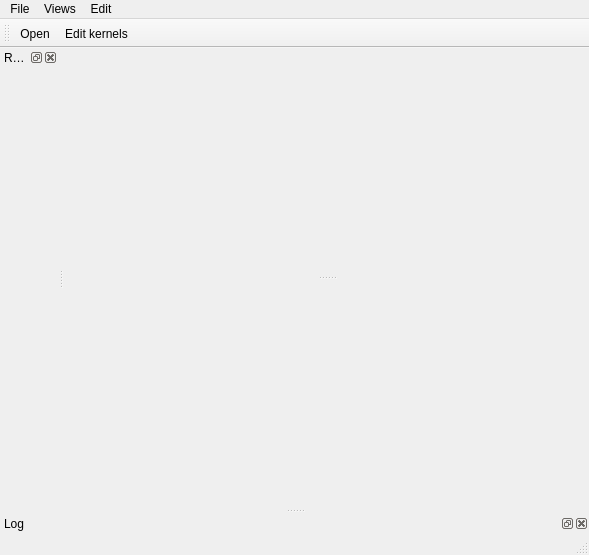
<?xml version="1.0" encoding="UTF-8"?>
<ui version="4.0">
 <class>MainWindow</class>
 <widget class="QMainWindow" name="MainWindow">
  <property name="geometry">
   <rect>
    <x>0</x>
    <y>0</y>
    <width>589</width>
    <height>555</height>
   </rect>
  </property>
  <property name="mouseTracking">
   <bool>true</bool>
  </property>
  <property name="windowTitle">
   <string>VoxVis[*]</string>
  </property>
  <widget class="QWidget" name="centralWidget">
   <layout class="QVBoxLayout" name="verticalLayout">
    <item>
     <widget class="QSplitter" name="splitter">
      <property name="orientation">
       <enum>Qt::Vertical</enum>
      </property>
      <widget class="RenderWidget2D" name="widget" native="true">
       <layout class="QVBoxLayout" name="verticalLayout_2"/>
      </widget>
      <widget class="RenderWidget3D" name="widget_2" native="true">
       <layout class="QVBoxLayout" name="verticalLayout_3"/>
      </widget>
     </widget>
    </item>
   </layout>
  </widget>
  <widget class="QMenuBar" name="menuBar">
   <property name="geometry">
    <rect>
     <x>0</x>
     <y>0</y>
     <width>589</width>
     <height>21</height>
    </rect>
   </property>
   <widget class="QMenu" name="menuFile">
    <property name="title">
     <string>File</string>
    </property>
    <addaction name="actionOpen_Matrix"/>
   </widget>
   <widget class="QMenu" name="menuViews">
    <property name="title">
     <string>Views</string>
    </property>
   </widget>
   <widget class="QMenu" name="menuEdit">
    <property name="title">
     <string>Edit</string>
    </property>
    <addaction name="actionEdit_kernels"/>
   </widget>
   <addaction name="menuFile"/>
   <addaction name="menuViews"/>
   <addaction name="menuEdit"/>
  </widget>
  <widget class="QStatusBar" name="statusBar"/>
  <widget class="QToolBar" name="toolBar">
   <property name="windowTitle">
    <string>toolBar</string>
   </property>
   <property name="iconSize">
    <size>
     <width>16</width>
     <height>16</height>
    </size>
   </property>
   <property name="toolButtonStyle">
    <enum>Qt::ToolButtonIconOnly</enum>
   </property>
   <attribute name="toolBarArea">
    <enum>TopToolBarArea</enum>
   </attribute>
   <attribute name="toolBarBreak">
    <bool>false</bool>
   </attribute>
   <addaction name="actionOpen_Matrix"/>
   <addaction name="actionEdit_kernels"/>
  </widget>
  <widget class="QDockWidget" name="dockWidget">
   <property name="windowTitle">
    <string>Render settings</string>
   </property>
   <attribute name="dockWidgetArea">
    <number>1</number>
   </attribute>
   <widget class="QWidget" name="dockWidgetContents"/>
  </widget>
  <widget class="QDockWidget" name="dockWidget_2">
   <property name="windowTitle">
    <string>Log</string>
   </property>
   <attribute name="dockWidgetArea">
    <number>8</number>
   </attribute>
   <widget class="QWidget" name="dockWidgetContents_2"/>
  </widget>
  <action name="actionOpen_Matrix">
   <property name="icon">
    <iconset resource="../UI/ui.qrc">
     <normaloff>:/ui/icons/fatcow/32x32/folder.png</normaloff>:/ui/icons/fatcow/32x32/folder.png</iconset>
   </property>
   <property name="text">
    <string>Open...</string>
   </property>
   <property name="toolTip">
    <string>Open rs-fMRI file...</string>
   </property>
   <property name="whatsThis">
    <string>Open a rs-fMRI file</string>
   </property>
   <property name="shortcut">
    <string>Ctrl+O</string>
   </property>
  </action>
  <action name="actionEdit_kernels">
   <property name="icon">
    <iconset resource="../UI/ui.qrc">
     <normaloff>:/ui/icons/fatcow/32x32/brick_edit.png</normaloff>:/ui/icons/fatcow/32x32/brick_edit.png</iconset>
   </property>
   <property name="text">
    <string>Edit kernels</string>
   </property>
   <property name="toolTip">
    <string>Edit the active OpenCL kernels</string>
   </property>
   <property name="whatsThis">
    <string>Edit and rebuild the currently active OpenCL kernels (raycasting loop)</string>
   </property>
   <property name="shortcut">
    <string>Ctrl+E</string>
   </property>
  </action>
 </widget>
 <layoutdefault spacing="6" margin="11"/>
 <customwidgets>
  <customwidget>
   <class>RenderWidget2D</class>
   <extends>QWidget</extends>
   <header location="global">views/renderwidget2d.h</header>
   <container>1</container>
  </customwidget>
  <customwidget>
   <class>RenderWidget3D</class>
   <extends>QWidget</extends>
   <header location="global">views/renderwidget3d.h</header>
   <container>1</container>
  </customwidget>
 </customwidgets>
 <resources>
  <include location="../UI/ui.qrc"/>
 </resources>
 <connections/>
</ui>
